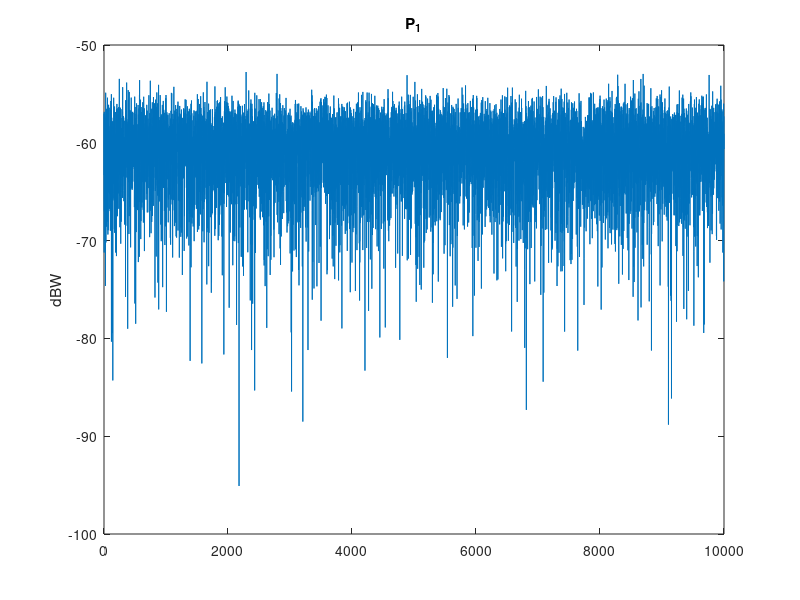

The MATLAB source for this figure: (Note: this script raises an error after producing the figure.)
%% Load dataset
clear all 
close all
load("group-02-02-2024-2025.mat")

figure
plot(P_1)
title("P_1")
ylabel('dBW')
figure
histogram(abs(P_1))
xlim([50 110])
ylim([0 900])
xline(median(abs(P_1)))

figure
plot(P_2)
title("P_2")
ylabel('dBW')

figure
histogram(abs(P_2))
xlim([50 110])
ylim([0 900])
xline(median(abs(P_2)))

mean_p1 = mean(P_1) %dB
mean_p2 = mean(P_2) %dB

%P1 LOS
%P2 NLOS = p_f
%Convert it to Watts
watt_p1 = 10.^(P_1/10);
watt_p2 = 10.^(P_2/10);
%meanWatt_p1 = 10^(mean_p1/10)
%meanWatt_p2 = 10^(mean_p2/10)
meanWatt_p1 = mean(watt_p1)
meanWatt_p2 = mean(watt_p2)
%P = meanWatt_p1/meanWatt_p2 %Rician K-factor

%P_dB = mean_p1 - mean_p2
p_f = meanWatt_p2; %in Watt
p_m = meanWatt_p1 - meanWatt_p2 %p_{rec,mean} - p_f in Watt

k = p_m/p_f

%second method
sigma_p = std(watt_p1);

k_2 = ((sigma_p/p_f)^2 - 1)/2

%k_3 = meanWatt_p1/p_f -1

%sigma_p2 = p_f * sqrt(1 + 2*k_3)

%% Histograms

figure
hold on
cdfplot(watt_p1)
title('Distribution LOS (Rician)')
%xlim([0 16])
hold off

figure
hold on
cdfplot(watt_p2)
title('Distribution NLOS (Rayleigh)')
%xlim([0 16])
hold off

figure
hold on
cdfLOS = cdfplot(watt_p1);
cdfNLOS = cdfplot(watt_p2);
title('Both distributions')
legend('LOS','NLOS')
yline(0.5)
%xlim([0 16])
hold off

%Find the value for which the CDF of the LOS is 50%
cdfLOSx = cdfLOS.XData;
cdfLOSy = cdfLOS.YData;
percentvalueLOS = cdfLOSx(cdfLOSy == 0.5);

cdfNLOSx = cdfNLOS.XData;
cdfNLOSy = cdfNLOS.YData;

percentvalueNLOS = cdfNLOSy(cdfNLOSx >= percentvalueLOS(1));
disp(percentvalueNLOS(1))

figure
hold on
cdfLOS = cdfplot(watt_p1);
cdfNLOS = cdfplot(watt_p2);
title('Both distributions with lines')
legend('LOS','NLOS','LOS == 0.5','x-value','percentage of NLOS')
yline(0.5)
xline(percentvalueLOS(1))
yline(percentvalueNLOS(1))
%xlim([0 16])
hold off
% figure
% hold on
% cdfplot((watt_p1)/std(watt_p1))
% cdfplot((watt_p2)/std(watt_p2))
% hold off

figure
hold on
title('CDF Distribution NLOS (Rayleigh)')
histogram(watt_p2/meanWatt_p2,100, 'Normalization','cdf')
yline(0.5)
xline(1.1)
xlim([0 16])
hold off

